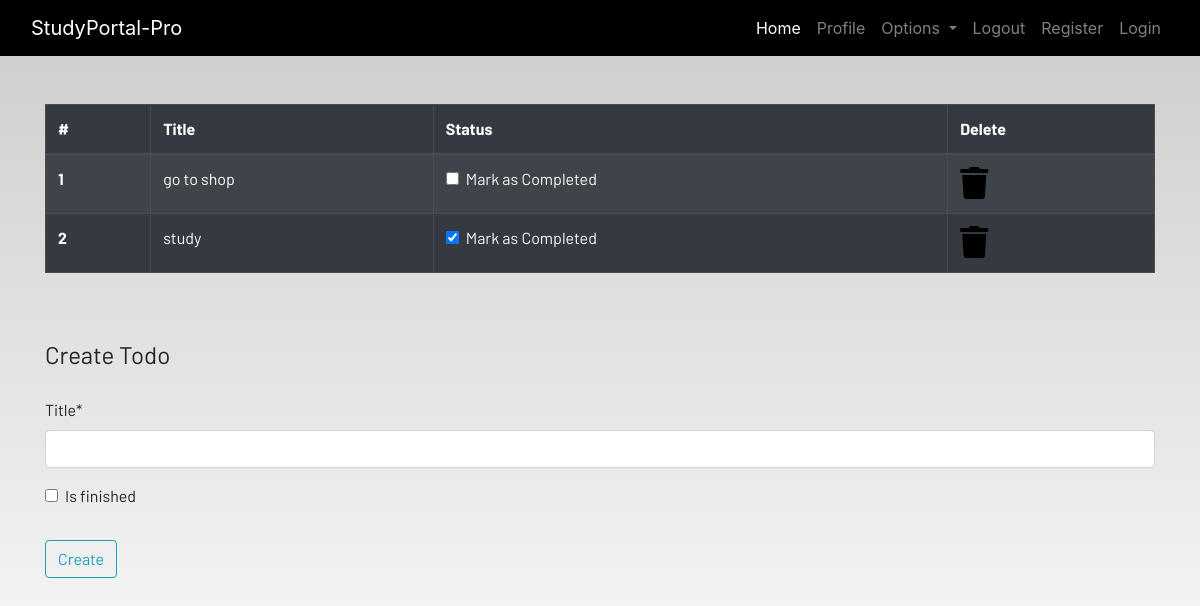
Page /todo (signed in) on the earlier database version.
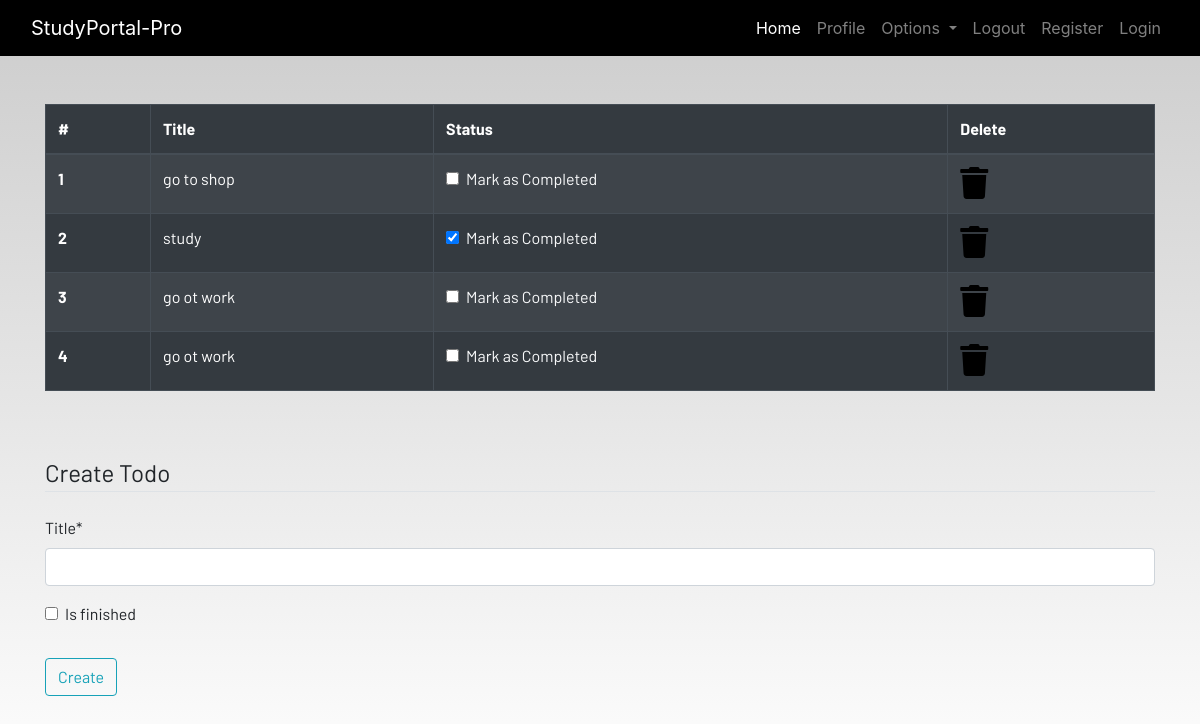
Same page on the later database version.
### dashboard/models.py (models this page shows, shortened)
class Todo(models.Model):
    user = models.ForeignKey(User,on_delete=models.CASCADE)
    title = models.CharField(max_length=100)
    is_finished = models.BooleanField(default=False)

### dashboard/views.py (the view)
# urls.py: path('todo',views.todo,name="todo"),
def todo(request):
    if request.method == 'POST':
        form = TodoForm(request.POST)
        if form.is_valid():
            try:
                finished = request.POST["is_finished"]
                if finished == 'on':
                    finished = True
                else:
                    finished = False
            except:
                finished = False
            todos = Todo(
                user = request.user,
                title = request.POST['title'],
                is_finished = finished
            )
            todos.save()
            messages.success(request, f"Todo Added from {request.user.username}!!")
    else:
        form = TodoForm()
    todo = Todo.objects.filter(user=request.user)
    if len(todo) == 0:
        todos_done =  True
    else:
        todos_done = False
    context = {
        'form':form,
        'todos':todo,
        'todos_done':todos_done
    }
    return render(request,"dashboard/todo.html",context)

### dashboard/forms.py
class TodoForm(forms.ModelForm):
    class Meta:
        model = Todo
        fields = ['title','is_finished']

### dashboard/templates/dashboard/todo.html (shortened to what this page needs)
{% extends 'dashboard/base.html' %}
{% load static %}
{% load crispy_forms_tags %}
{% block content %}
<div class="container">
    {% if not todos_done%}
    <table class="table table-striped table-bordered table-hover table-dark">
        <thead>
            <tr>
                <th scope="col">#</th>
                <th scope="col">Title</th>
                <th scope="col">Status</th>
                <th scope="col">Delete</th>
            </tr>
        </thead>
        <tbody>
            {% for todo in todos %}
            <tr>
                <th scope="row">{{forloop.counter}}</th>
                <td>{{todo.title}}</td>
                <td>
                    <a href="{% url 'update-todo' todo.id %}">
                        <div class="form-check">
                            {% if todo.is_finished == True %}
                            <input class="form-check-input" type="checkbox" value="" checked>
                            {% else %}
                            <input class="form-check-input" type="checkbox" value="">
                            {% endif %}
                            <label class="form-check-label text-light" for="flexCheckDefault">
                                Mark as Completed
                            </label>
                        </div>
                    </a>
                </td>
                <td><a href="{% url 'delete-todo' todo.id %}"><i class="fa fa-trash fa-2x"></i></a></td>
            </tr>
            {% endfor%}
        </tbody>
    </table>
    {% else %}
    <h4>All tasks have been done!! create to add more</h4>
    {% endif %}
</div><br><br>
<div class="container">
    <form method="POST">
        <fieldset class="form-group">
            <legend class="border-bottom mb-4">Create Todo</legend>
            {{form|crispy}}
        </fieldset>
        <div class="form-group">
            <button href="" class="btn btn-outline-info" type="submit">
                Create
            </button>
        </div>
    </form>
</div>
{% endblock content %}

Differences in the rows shown:
added Todo: title "go ot work"
added Todo: title "go ot work"
